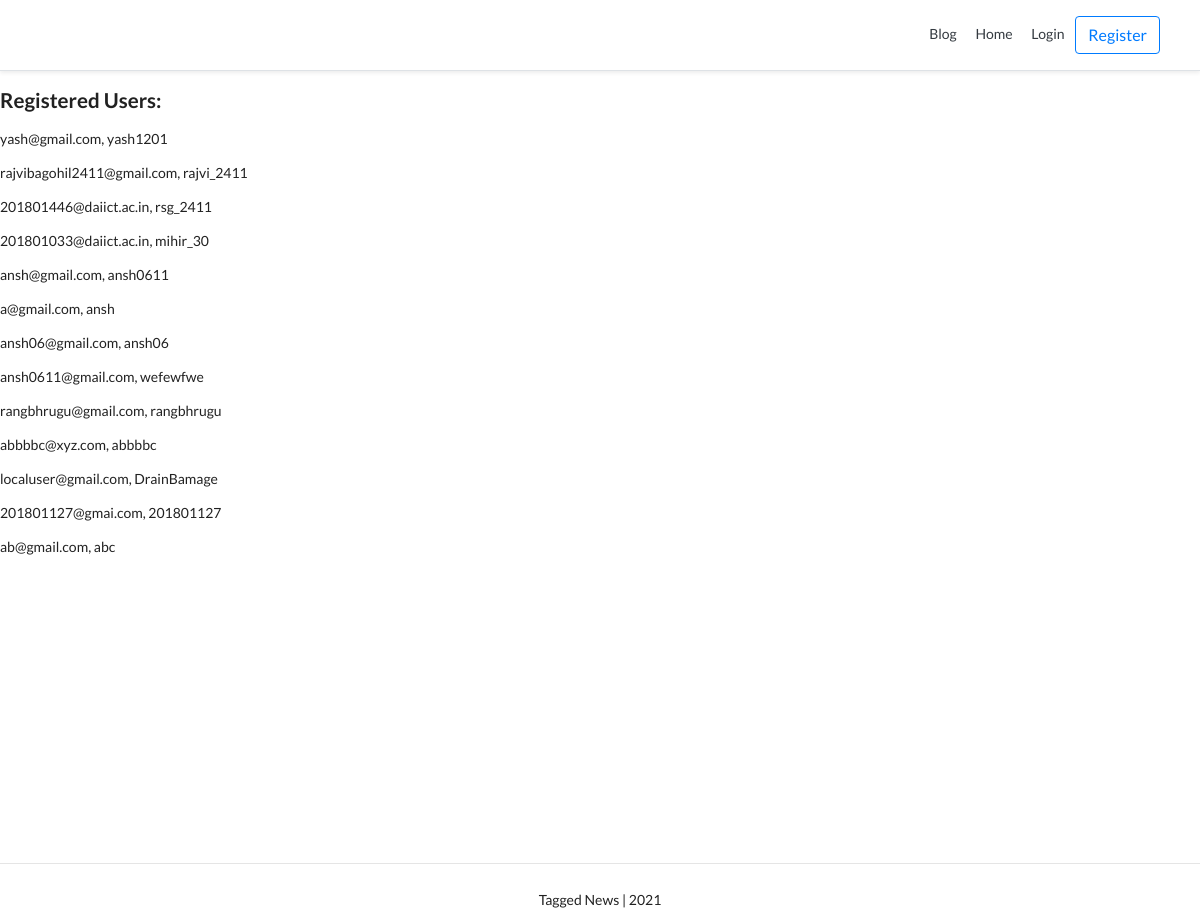
The app's page /, older data.
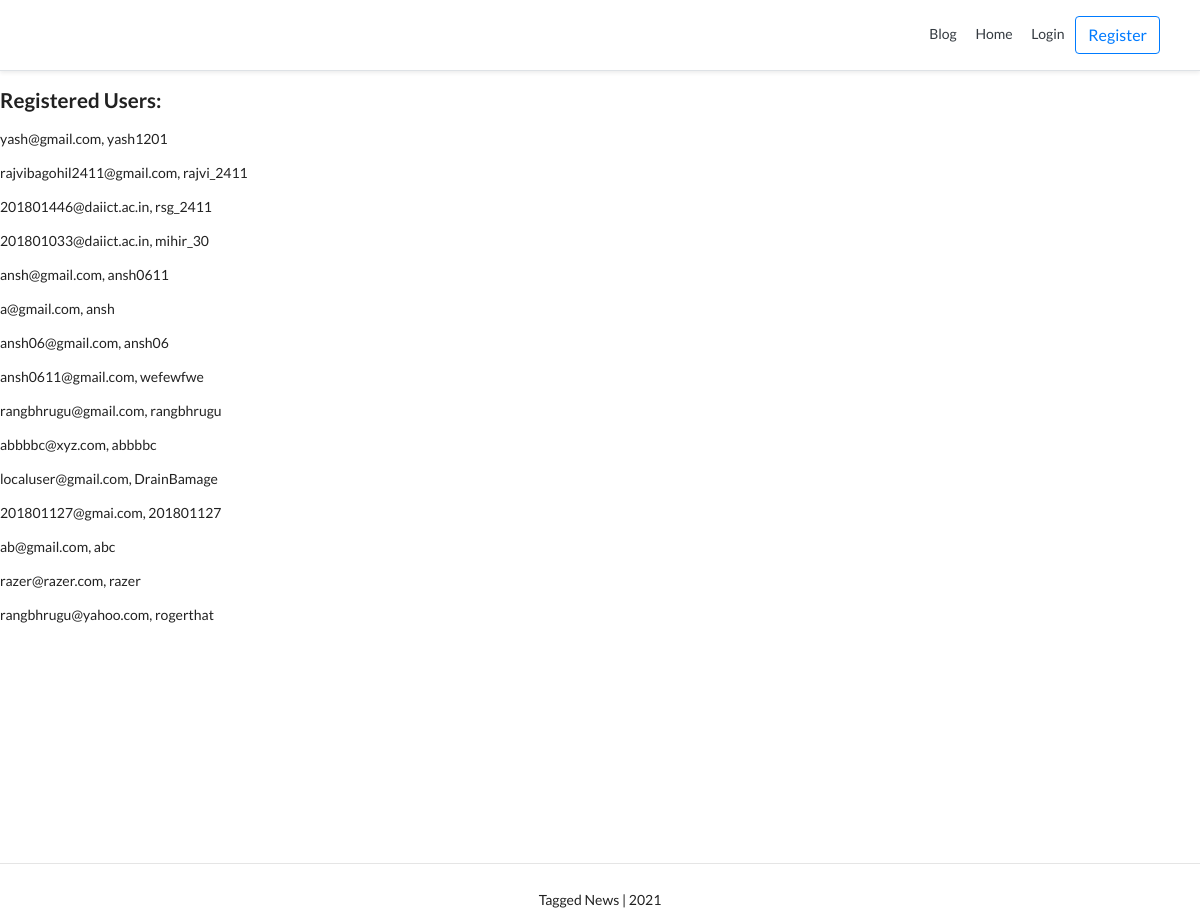
The same page, newer data.
### account/models.py (models this page shows, shortened)
class Account(AbstractBaseUser, PermissionsMixin):
    email                       = models.EmailField(verbose_name="email", max_length=60, unique=True)
    username                    = models.CharField(max_length=30, unique=True)
    avatar                      = models.ImageField(upload_to=upload_location,default='avatar/default.png', blank=False)
    date_joined                 = models.DateTimeField(verbose_name='date joined', auto_now_add=True)
    last_login                  = models.DateTimeField(verbose_name='last login', auto_now=True)
    is_admin                    = models.BooleanField(default=False)
    is_active                   = models.BooleanField(default=True)
    is_staff                    = models.BooleanField(default=False)
    is_superuser                = models.BooleanField(default=False)
    USERNAME_FIELD = 'email'
    REQUIRED_FIELDS = ['username',]
    objects = MyAccountManager()
    def __str__(self):
        return self.email + ", " + self.username

### personal/views.py (the view)
# urls.py: path('', home_screen_view, name="home"),
def home_screen_view(request):
    context = {}
    accounts = Account.objects.all()
    context['accounts'] = accounts
    return render(request, "personal/home.html", context)

### personal/templates/personal/home.html
{% extends 'base.html' %}
{% block content %}
    <h3>Registered Users:</h3>
    {% for account in accounts %}
        <p>{{account}}</p>
    {% endfor %}
{% endblock content %}

Row changes from the older to the newer data that the page shows:
added Account: email+username "razer@razer.com, razer"
added Account: email+username "rangbhrugu@yahoo.com, rogerthat"
